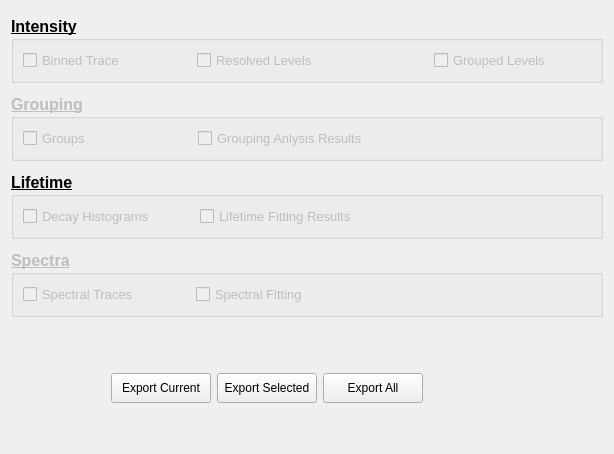
       <widget class="QWidget" name="tabExport">
        <property name="minimumSize">
         <size>
          <width>0</width>
          <height>0</height>
         </size>
        </property>
        <property name="autoFillBackground">
         <bool>true</bool>
        </property>
        <attribute name="title">
         <string>Export</string>
        </attribute>
        <layout class="QGridLayout" name="gridLayout_12">
         <item row="0" column="0">
          <layout class="QVBoxLayout" name="verticalLayout_5">
           <item>
            <layout class="QVBoxLayout" name="verticalLayout_6">
             <item>
              <spacer name="verticalSpacer_8">
               <property name="orientation">
                <enum>Qt::Vertical</enum>
               </property>
               <property name="sizeType">
                <enum>QSizePolicy::Fixed</enum>
               </property>
               <property name="sizeHint" stdset="0">
                <size>
                 <width>20</width>
                 <height>5</height>
                </size>
               </property>
              </spacer>
             </item>
             <item>
              <widget class="QGroupBox" name="gbxExport_Int">
               <property name="font">
                <font>
                 <pointsize>12</pointsize>
                 <weight>75</weight>
                 <bold>true</bold>
                 <underline>true</underline>
                 <strikeout>false</strikeout>
                </font>
               </property>
               <property name="title">
                <string>Intensity</string>
               </property>
               <property name="flat">
                <bool>false</bool>
               </property>
               <layout class="QGridLayout" name="gridLayout_8">
                <item row="1" column="5">
                 <spacer name="horizontalSpacer_16">
                  <property name="orientation">
                   <enum>Qt::Horizontal</enum>
                  </property>
                  <property name="sizeHint" stdset="0">
                   <size>
                    <width>40</width>
                    <height>20</height>
                   </size>
                  </property>
                 </spacer>
                </item>
                <item row="1" column="1">
                 <spacer name="horizontalSpacer_17">
                  <property name="orientation">
                   <enum>Qt::Horizontal</enum>
                  </property>
                  <property name="sizeType">
                   <enum>QSizePolicy::Fixed</enum>
                  </property>
                  <property name="sizeHint" stdset="0">
                   <size>
                    <width>66</width>
                    <height>20</height>
                   </size>
                  </property>
                 </spacer>
                </item>
                <item row="1" column="4">
                 <widget class="QCheckBox" name="checkBox_9">
                  <property name="enabled">
                   <bool>false</bool>
                  </property>
                  <property name="font">
                   <font>
                    <pointsize>10</pointsize>
                    <weight>50</weight>
                    <bold>false</bold>
                    <underline>false</underline>
                   </font>
                  </property>
                  <property name="text">
                   <string>Grouped Levels</string>
                  </property>
                 </widget>
                </item>
                <item row="1" column="2">
                 <widget class="QCheckBox" name="chbEx_Levels">
                  <property name="enabled">
                   <bool>false</bool>
                  </property>
                  <property name="font">
                   <font>
                    <pointsize>10</pointsize>
                    <weight>50</weight>
                    <bold>false</bold>
                    <underline>false</underline>
                   </font>
                  </property>
                  <property name="text">
                   <string>Resolved Levels</string>
                  </property>
                 </widget>
                </item>
                <item row="1" column="0">
                 <widget class="QCheckBox" name="chbEx_Trace">
                  <property name="enabled">
                   <bool>false</bool>
                  </property>
                  <property name="font">
                   <font>
                    <pointsize>10</pointsize>
                    <weight>50</weight>
                    <bold>false</bold>
                    <underline>false</underline>
                   </font>
                  </property>
                  <property name="text">
                   <string>Binned Trace</string>
                  </property>
                 </widget>
                </item>
                <item row="1" column="3">
                 <spacer name="horizontalSpacer_15">
                  <property name="orientation">
                   <enum>Qt::Horizontal</enum>
                  </property>
                  <property name="sizeType">
                   <enum>QSizePolicy::Fixed</enum>
                  </property>
                  <property name="sizeHint" stdset="0">
                   <size>
                    <width>110</width>
                    <height>20</height>
                   </size>
                  </property>
                 </spacer>
                </item>
               </layout>
              </widget>
             </item>
             <item>
              <spacer name="verticalSpacer_4">
               <property name="orientation">
                <enum>Qt::Vertical</enum>
               </property>
               <property name="sizeType">
                <enum>QSizePolicy::Fixed</enum>
               </property>
               <property name="sizeHint" stdset="0">
                <size>
                 <width>20</width>
                 <height>5</height>
                </size>
               </property>
              </spacer>
             </item>
             <item>
              <widget class="QGroupBox" name="gbxExport_Groups">
               <property name="enabled">
                <bool>false</bool>
               </property>
               <property name="font">
                <font>
                 <pointsize>12</pointsize>
                 <weight>75</weight>
                 <bold>true</bold>
                 <underline>true</underline>
                </font>
               </property>
               <property name="title">
                <string>Grouping</string>
               </property>
               <layout class="QGridLayout" name="gridLayout_9">
                <item row="0" column="1">
                 <spacer name="horizontalSpacer_18">
                  <property name="orientation">
                   <enum>Qt::Horizontal</enum>
                  </property>
                  <property name="sizeType">
                   <enum>QSizePolicy::Fixed</enum>
                  </property>
                  <property name="sizeHint" stdset="0">
                   <size>
                    <width>101</width>
                    <height>20</height>
                   </size>
                  </property>
                 </spacer>
                </item>
                <item row="0" column="3">
                 <spacer name="horizontalSpacer_19">
                  <property name="orientation">
                   <enum>Qt::Horizontal</enum>
                  </property>
                  <property name="sizeHint" stdset="0">
                   <size>
                    <width>40</width>
                    <height>20</height>
                   </size>
                  </property>
                 </spacer>
                </item>
                <item row="0" column="0">
                 <widget class="QCheckBox" name="checkBox_3">
                  <property name="font">
                   <font>
                    <pointsize>10</pointsize>
                    <weight>50</weight>
                    <bold>false</bold>
                    <underline>false</underline>
                   </font>
                  </property>
                  <property name="text">
                   <string>Groups</string>
                  </property>
                 </widget>
                </item>
                <item row="0" column="2">
                 <widget class="QCheckBox" name="checkBox_4">
                  <property name="font">
                   <font>
                    <pointsize>10</pointsize>
                    <weight>50</weight>
                    <bold>false</bold>
                    <underline>false</underline>
                   </font>
                  </property>
                  <property name="text">
                   <string>Grouping Anlysis Results</string>
                  </property>
                 </widget>
                </item>
               </layout>
              </widget>
             </item>
             <item>
              <spacer name="verticalSpacer_5">
               <property name="orientation">
                <enum>Qt::Vertical</enum>
               </property>
               <property name="sizeType">
                <enum>QSizePolicy::Fixed</enum>
               </property>
               <property name="sizeHint" stdset="0">
                <size>
                 <width>20</width>
                 <height>5</height>
                </size>
               </property>
              </spacer>
             </item>
             <item>
              <widget class="QGroupBox" name="gbxExport_Lifetimes">
               <property name="enabled">
                <bool>true</bool>
               </property>
               <property name="font">
                <font>
                 <pointsize>12</pointsize>
                 <weight>75</weight>
                 <bold>true</bold>
                 <underline>true</underline>
                </font>
               </property>
               <property name="title">
                <string>Lifetime</string>
               </property>
               <layout class="QGridLayout" name="gridLayout_10">
                <item row="0" column="1">
                 <spacer name="horizontalSpacer_20">
                  <property name="orientation">
                   <enum>Qt::Horizontal</enum>
                  </property>
                  <property name="sizeType">
                   <enum>QSizePolicy::Fixed</enum>
                  </property>
                  <property name="sizeHint" stdset="0">
                   <size>
                    <width>39</width>
                    <height>20</height>
                   </size>
                  </property>
                 </spacer>
                </item>
                <item row="0" column="3">
                 <spacer name="horizontalSpacer_21">
                  <property name="orientation">
                   <enum>Qt::Horizontal</enum>
                  </property>
                  <property name="sizeHint" stdset="0">
                   <size>
                    <width>40</width>
                    <height>20</height>
                   </size>
                  </property>
                 </spacer>
                </item>
                <item row="0" column="0">
                 <widget class="QCheckBox" name="chbEx_Hist">
                  <property name="enabled">
                   <bool>false</bool>
                  </property>
                  <property name="font">
                   <font>
                    <pointsize>10</pointsize>
                    <weight>50</weight>
                    <bold>false</bold>
                    <underline>false</underline>
                   </font>
                  </property>
                  <property name="text">
                   <string>Decay Histograms</string>
                  </property>
                 </widget>
                </item>
                <item row="0" column="2">
                 <widget class="QCheckBox" name="chbEx_Lifetimes">
                  <property name="enabled">
                   <bool>false</bool>
                  </property>
                  <property name="font">
                   <font>
                    <pointsize>10</pointsize>
                    <weight>50</weight>
                    <bold>false</bold>
                    <underline>false</underline>
                   </font>
                  </property>
                  <property name="text">
                   <string>Lifetime Fitting Results</string>
                  </property>
                 </widget>
                </item>
               </layout>
              </widget>
             </item>
             <item>
              <spacer name="verticalSpacer_6">
               <property name="orientation">
                <enum>Qt::Vertical</enum>
               </property>
               <property name="sizeType">
                <enum>QSizePolicy::Fixed</enum>
               </property>
               <property name="sizeHint" stdset="0">
                <size>
                 <width>20</width>
                 <height>5</height>
                </size>
               </property>
              </spacer>
             </item>
             <item>
              <widget class="QGroupBox" name="gbxExport_Spectra">
               <property name="enabled">
                <bool>false</bool>
               </property>
               <property name="font">
                <font>
                 <pointsize>12</pointsize>
                 <weight>75</weight>
                 <bold>true</bold>
                 <underline>true</underline>
                </font>
               </property>
               <property name="title">
                <string>Spectra</string>
               </property>
               <layout class="QGridLayout" name="gridLayout_11">
                <item row="0" column="1">
                 <spacer name="horizontalSpacer_22">
                  <property name="orientation">
                   <enum>Qt::Horizontal</enum>
                  </property>
                  <property name="sizeType">
                   <enum>QSizePolicy::Fixed</enum>
                  </property>
                  <property name="sizeHint" stdset="0">
                   <size>
                    <width>51</width>
                    <height>20</height>
                   </size>
                  </property>
                 </spacer>
                </item>
                <item row="0" column="3">
                 <spacer name="horizontalSpacer_23">
                  <property name="orientation">
                   <enum>Qt::Horizontal</enum>
                  </property>
                  <property name="sizeHint" stdset="0">
                   <size>
                    <width>40</width>
                    <height>20</height>
                   </size>
                  </property>
                 </spacer>
                </item>
                <item row="0" column="0">
                 <widget class="QCheckBox" name="checkBox_7">
                  <property name="font">
                   <font>
                    <pointsize>10</pointsize>
                    <weight>50</weight>
                    <bold>false</bold>
                    <underline>false</underline>
                   </font>
                  </property>
                  <property name="text">
                   <string>Spectral Traces</string>
                  </property>
                 </widget>
                </item>
                <item row="0" column="2">
                 <widget class="QCheckBox" name="checkBox_8">
                  <property name="font">
                   <font>
                    <pointsize>10</pointsize>
                    <weight>50</weight>
                    <bold>false</bold>
                    <underline>false</underline>
                   </font>
                  </property>
                  <property name="text">
                   <string>Spectral Fitting</string>
                  </property>
                 </widget>
                </item>
               </layout>
              </widget>
             </item>
            </layout>
           </item>
           <item>
            <spacer name="verticalSpacer_7">
             <property name="orientation">
              <enum>Qt::Vertical</enum>
             </property>
             <property name="sizeType">
              <enum>QSizePolicy::Fixed</enum>
             </property>
             <property name="sizeHint" stdset="0">
              <size>
               <width>20</width>
               <height>50</height>
              </size>
             </property>
            </spacer>
           </item>
           <item>
            <layout class="QHBoxLayout" name="horizontalLayout_8">
             <property name="sizeConstraint">
              <enum>QLayout::SetDefaultConstraint</enum>
             </property>
             <item>
              <spacer name="horizontalSpacer_14">
               <property name="orientation">
                <enum>Qt::Horizontal</enum>
               </property>
               <property name="sizeType">
                <enum>QSizePolicy::Preferred</enum>
               </property>
               <property name="sizeHint" stdset="0">
                <size>
                 <width>100</width>
                 <height>20</height>
                </size>
               </property>
              </spacer>
             </item>
             <item>
              <widget class="QPushButton" name="btnEx_Current">
               <property name="minimumSize">
                <size>
                 <width>100</width>
                 <height>30</height>
                </size>
               </property>
               <property name="maximumSize">
                <size>
                 <width>16777215</width>
                 <height>40</height>
                </size>
               </property>
               <property name="text">
                <string>Export Current</string>
               </property>
              </widget>
             </item>
             <item>
              <widget class="QPushButton" name="btnEx_Selected">
               <property name="minimumSize">
                <size>
                 <width>100</width>
                 <height>30</height>
                </size>
               </property>
               <property name="maximumSize">
                <size>
                 <width>16777215</width>
                 <height>40</height>
                </size>
               </property>
               <property name="text">
                <string>Export Selected</string>
               </property>
              </widget>
             </item>
             <item>
              <widget class="QPushButton" name="btnEx_All">
               <property name="minimumSize">
                <size>
                 <width>100</width>
                 <height>30</height>
                </size>
               </property>
               <property name="maximumSize">
                <size>
                 <width>16777215</width>
                 <height>40</height>
                </size>
               </property>
               <property name="text">
                <string>Export All</string>
               </property>
              </widget>
             </item>
             <item>
              <spacer name="horizontalSpacer_24">
               <property name="orientation">
                <enum>Qt::Horizontal</enum>
               </property>
               <property name="sizeHint" stdset="0">
                <size>
                 <width>40</width>
                 <height>20</height>
                </size>
               </property>
              </spacer>
             </item>
            </layout>
           </item>
           <item>
            <spacer name="verticalSpacer_9">
             <property name="orientation">
              <enum>Qt::Vertical</enum>
             </property>
             <property name="sizeType">
              <enum>QSizePolicy::Expanding</enum>
             </property>
             <property name="sizeHint" stdset="0">
              <size>
               <width>20</width>
               <height>40</height>
              </size>
             </property>
            </spacer>
           </item>
          </layout>
         </item>
        </layout>
       </widget>
